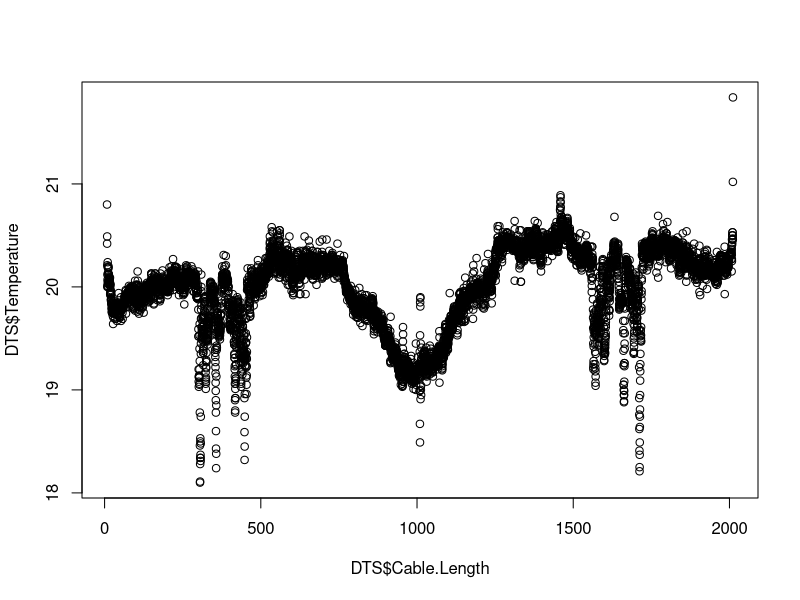

Recreate this plot in R. (Note: this script raises an error after producing the figure.)
## ---- chunk 1
DTS <- read.csv('DTS Data.csv', header = T)
## ---- chunk 2
x <- DTS[1:3992,]
head(x)
## ---- chunk 3
### Basic Plot in Plot to see what is there
plot(DTS$Cable.Length, DTS$Temperature)

### Formal Plot in GGplot
ggplot(DTS, aes (x= Cable.Length, y= Temperature)) + geom_line(aes(fill = "Temperature"))

### Half of the cable length
ggplot(x, aes(x= Cable.Length, y= Temperature)) + geom_line(aes(fill = "Temperature"))
